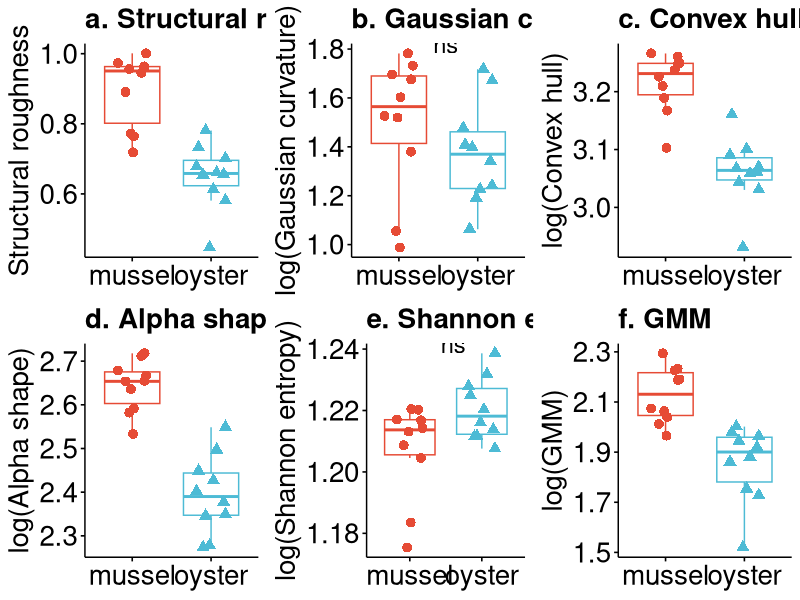

Reproduce this figure in R.
df <- read.csv("log_transform_update.csv")
library(ggplot2)
library(ggpubr)
library(gridExtra)

a <- ggboxplot(df,
  x = "object", y = "rough",
  xlab = FALSE,
  ylab = "Structural roughness",
  palette = "npg", group = "object",
  color = "object", shape = "object",
  legend = "none", add = "jitter",
  add.params = list(size = 3)
) + labs(title = "a. Structural roughness") +
  font("ylab", size = 20) +
  font("title", size = 20, face = "bold") +
  theme(axis.text = element_text(size = 20)) +
  stat_compare_means(
    method = "wilcox.test",
    paired = FALSE,
    ref.group = NULL,
    label.x = 1.5,
    label.y.npc = "top",
    size = 6,
    label = "p.signif"
  )

b <- ggboxplot(df,
  x = "object", y = "log_curv",
  xlab = FALSE,
  ylab = "log(Gaussian curvature)",
  palette = "npg", group = "object",
  color = "object", shape = "object",
  legend = "none", add = "jitter",
  add.params = list(size = 3)
) + labs(title = "b. Gaussian curvature") +
  font("ylab", size = 20) +
  font("title", size = 20, face = "bold") +
  theme(axis.text = element_text(size = 20)) +
  stat_compare_means(
    method = "wilcox.test",
    paired = FALSE,
    ref.group = NULL,
    label.x = 1.5,
    label.y.npc = "top",
    size = 6,
    label = "p.signif"
  )

c <- ggboxplot(df,
  x = "object", y = "log_convex",
  xlab = FALSE,
  ylab = "log(Convex hull)",
  palette = "npg", group = "object",
  color = "object", shape = "object",
  legend = "none", add = "jitter",
  add.params = list(size = 3)
) + labs(title = "c. Convex hull") +
  font("ylab", size = 20) +
  font("title", size = 20, face = "bold") +
  theme(axis.text = element_text(size = 20)) +
  stat_compare_means(
    method = "wilcox.test",
    paired = FALSE,
    ref.group = NULL,
    label.x = 1.5,
    label.y.npc = "top",
    size = 6,
    label = "p.signif"
  )

d <- ggboxplot(df,
  x = "object", y = "log_alpha",
  xlab = FALSE,
  ylab = "log(Alpha shape)",
  palette = "npg", group = "object",
  color = "object", shape = "object",
  legend = "none", add = "jitter",
  add.params = list(size = 3)
) + labs(title = "d. Alpha shape") +
  font("ylab", size = 20) +
  font("title", size = 20, face = "bold") +
  theme(axis.text = element_text(size = 20)) +
  stat_compare_means(
    method = "wilcox.test",
    paired = FALSE,
    ref.group = NULL,
    label.x = 1.5,
    label.y.npc = "top",
    size = 6,
    label = "p.signif"
  )

e <- ggboxplot(df,
  x = "object", y = "log_entropy",
  xlab = FALSE,
  ylab = "log(Shannon entropy)",
  palette = "npg", group = "object",
  color = "object", shape = "object",
  legend = "none", add = "jitter",
  add.params = list(size = 3)
) + labs(title = "e. Shannon entropy") +
  font("ylab", size = 20) +
  font("title", size = 20, face = "bold") +
  theme(axis.text = element_text(size = 20)) +
  stat_compare_means(
    method = "wilcox.test",
    paired = FALSE,
    ref.group = NULL,
    label.x = 1.5,
    label.y.npc = "top",
    size = 6,
    label = "p.signif"
  )

f <- ggboxplot(df,
  x = "object", y = "log_gmm",
  xlab = FALSE,
  ylab = "log(GMM)",
  palette = "npg", group = "object",
  color = "object", shape = "object",
  legend = "none", add = "jitter",
  add.params = list(size = 3)
) + labs(title = "f. GMM") +
  font("ylab", size = 20) +
  font("title", size = 20, face = "bold") +
  theme(axis.text = element_text(size = 20)) +
  stat_compare_means(
    method = "wilcox.test",
    paired = FALSE,
    ref.group = NULL,
    label.x = 1.5,
    label.y.npc = "top",
    size = 6,
    label = "p.signif"
  )

grid.arrange(a, b, c, d, e, f, nrow = 2, ncol = 3)
